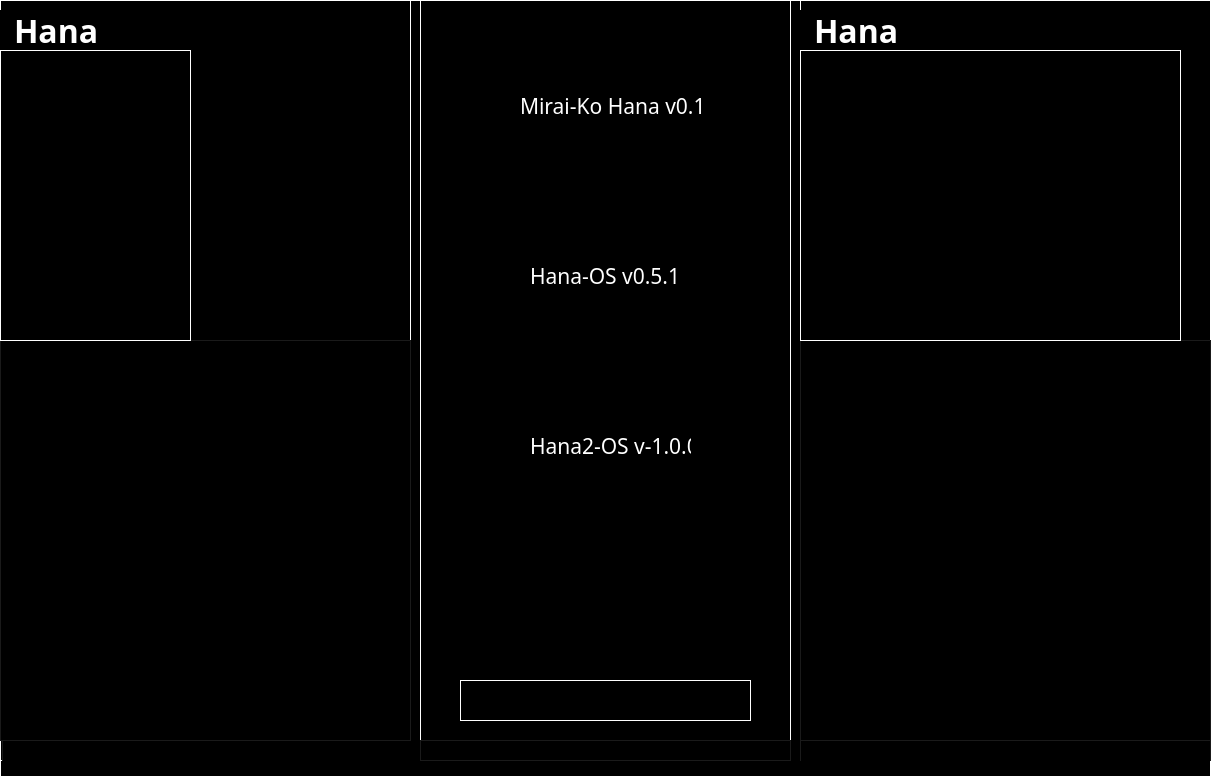
<?xml version="1.0" encoding="UTF-8"?>
<ui version="4.0">
 <class>MainWindow</class>
 <widget class="QMainWindow" name="MainWindow">
  <property name="geometry">
   <rect>
    <x>0</x>
    <y>0</y>
    <width>1211</width>
    <height>777</height>
   </rect>
  </property>
  <property name="windowTitle">
   <string>Mirai-Ko Hana</string>
  </property>
  <property name="autoFillBackground">
   <bool>false</bool>
  </property>
  <property name="styleSheet">
   <string notr="true">QMainWindow {
	color: rgb(255, 255, 255);
    background-color: #000000;
}

QWidget {
    background-color: #000000; 
    border: 1px solid #FFFFFF;

}

QLabel {
	color: #FFFFFF
}</string>
  </property>
  <widget class="QWidget" name="centralwidget">
   <widget class="QFrame" name="ControlCenter">
    <property name="geometry">
     <rect>
      <x>420</x>
      <y>0</y>
      <width>371</width>
      <height>761</height>
     </rect>
    </property>
    <property name="styleSheet">
     <string notr="true">QLabel {
    border: none;
    background: transparent;
}</string>
    </property>
    <property name="frameShape">
     <enum>QFrame::StyledPanel</enum>
    </property>
    <property name="frameShadow">
     <enum>QFrame::Raised</enum>
    </property>
    <widget class="QLabel" name="Logo">
     <property name="geometry">
      <rect>
       <x>50</x>
       <y>0</y>
       <width>261</width>
       <height>91</height>
      </rect>
     </property>
     <property name="whatsThis">
      <string notr="true"/>
     </property>
     <property name="text">
      <string/>
     </property>
     <property name="textFormat">
      <enum>Qt::PlainText</enum>
     </property>
     <property name="pixmap">
      <pixmap>assets/labels/logolabel.png</pixmap>
     </property>
    </widget>
    <widget class="QLabel" name="Ver">
     <property name="geometry">
      <rect>
       <x>100</x>
       <y>90</y>
       <width>181</width>
       <height>31</height>
      </rect>
     </property>
     <property name="baseSize">
      <size>
       <width>2</width>
       <height>2</height>
      </size>
     </property>
     <property name="font">
      <font>
       <family>Ebrima</family>
       <pointsize>16</pointsize>
      </font>
     </property>
     <property name="text">
      <string>Mirai-Ko Hana v0.1</string>
     </property>
    </widget>
    <widget class="QLabel" name="HLogo">
     <property name="geometry">
      <rect>
       <x>80</x>
       <y>130</y>
       <width>211</width>
       <height>131</height>
      </rect>
     </property>
     <property name="whatsThis">
      <string notr="true"/>
     </property>
     <property name="text">
      <string/>
     </property>
     <property name="textFormat">
      <enum>Qt::PlainText</enum>
     </property>
     <property name="pixmap">
      <pixmap>assets/labels/hana logo.png</pixmap>
     </property>
     <property name="scaledContents">
      <bool>true</bool>
     </property>
     <property name="wordWrap">
      <bool>true</bool>
     </property>
     <property name="openExternalLinks">
      <bool>false</bool>
     </property>
    </widget>
    <widget class="QLabel" name="HVer">
     <property name="geometry">
      <rect>
       <x>110</x>
       <y>260</y>
       <width>151</width>
       <height>31</height>
      </rect>
     </property>
     <property name="baseSize">
      <size>
       <width>2</width>
       <height>2</height>
      </size>
     </property>
     <property name="font">
      <font>
       <family>Ebrima</family>
       <pointsize>16</pointsize>
      </font>
     </property>
     <property name="text">
      <string>Hana-OS v0.5.1</string>
     </property>
    </widget>
    <widget class="QLabel" name="HVer_2">
     <property name="geometry">
      <rect>
       <x>80</x>
       <y>300</y>
       <width>211</width>
       <height>131</height>
      </rect>
     </property>
     <property name="whatsThis">
      <string notr="true"/>
     </property>
     <property name="lineWidth">
      <number>0</number>
     </property>
     <property name="text">
      <string/>
     </property>
     <property name="textFormat">
      <enum>Qt::PlainText</enum>
     </property>
     <property name="pixmap">
      <pixmap>assets/labels/hana2 logo.png</pixmap>
     </property>
     <property name="scaledContents">
      <bool>true</bool>
     </property>
     <property name="wordWrap">
      <bool>true</bool>
     </property>
     <property name="openExternalLinks">
      <bool>false</bool>
     </property>
    </widget>
    <widget class="QLabel" name="MVer">
     <property name="geometry">
      <rect>
       <x>110</x>
       <y>430</y>
       <width>161</width>
       <height>31</height>
      </rect>
     </property>
     <property name="baseSize">
      <size>
       <width>2</width>
       <height>2</height>
      </size>
     </property>
     <property name="font">
      <font>
       <family>Ebrima</family>
       <pointsize>16</pointsize>
      </font>
     </property>
     <property name="text">
      <string>Hana2-OS v-1.0.0</string>
     </property>
    </widget>
    <widget class="QLineEdit" name="GlobalChat">
     <property name="geometry">
      <rect>
       <x>0</x>
       <y>740</y>
       <width>371</width>
       <height>21</height>
      </rect>
     </property>
     <property name="styleSheet">
      <string notr="true">QLineEdit {
    background-color: #000000;
    border: 1px solid #1a1a1a;
    color: #ffffff;
    font-family: 'Consolas', 'Monospace';
    font-size: 10pt;
}</string>
     </property>
    </widget>
    <widget class="QPushButton" name="UploadBtn">
     <property name="geometry">
      <rect>
       <x>40</x>
       <y>680</y>
       <width>291</width>
       <height>41</height>
      </rect>
     </property>
     <property name="text">
      <string>Stage Image</string>
     </property>
    </widget>
    <widget class="QLabel" name="ImagePreview">
     <property name="geometry">
      <rect>
       <x>40</x>
       <y>500</y>
       <width>291</width>
       <height>151</height>
      </rect>
     </property>
     <property name="styleSheet">
      <string notr="true">QLabel
border-color: rgb(255, 255, 255);</string>
     </property>
     <property name="text">
      <string/>
     </property>
    </widget>
   </widget>
   <widget class="QFrame" name="Meibi">
    <property name="geometry">
     <rect>
      <x>800</x>
      <y>0</y>
      <width>411</width>
      <height>761</height>
     </rect>
    </property>
    <property name="styleSheet">
     <string notr="true"/>
    </property>
    <property name="frameShape">
     <enum>QFrame::StyledPanel</enum>
    </property>
    <property name="frameShadow">
     <enum>QFrame::Raised</enum>
    </property>
    <widget class="QLabel" name="Face_2">
     <property name="geometry">
      <rect>
       <x>0</x>
       <y>50</y>
       <width>381</width>
       <height>291</height>
      </rect>
     </property>
     <property name="text">
      <string/>
     </property>
     <property name="pixmap">
      <pixmap>assets/hana2_faces/5.png</pixmap>
     </property>
     <property name="scaledContents">
      <bool>true</bool>
     </property>
     <property name="wordWrap">
      <bool>false</bool>
     </property>
    </widget>
    <widget class="QLabel" name="Label_2">
     <property name="geometry">
      <rect>
       <x>0</x>
       <y>10</y>
       <width>111</width>
       <height>41</height>
      </rect>
     </property>
     <property name="font">
      <font>
       <family>Segoe Print</family>
       <pointsize>24</pointsize>
       <bold>true</bold>
      </font>
     </property>
     <property name="styleSheet">
      <string notr="true">QLabel {
    border: none;
    padding: 5px;
    background-color: #000000;
}</string>
     </property>
     <property name="frameShape">
      <enum>QFrame::NoFrame</enum>
     </property>
     <property name="lineWidth">
      <number>2</number>
     </property>
     <property name="midLineWidth">
      <number>1</number>
     </property>
     <property name="text">
      <string>Hana</string>
     </property>
    </widget>
    <widget class="QTextEdit" name="meibi_log">
     <property name="geometry">
      <rect>
       <x>0</x>
       <y>340</y>
       <width>411</width>
       <height>401</height>
      </rect>
     </property>
     <property name="styleSheet">
      <string notr="true">QTextEdit {
    background-color: #000000;
    border: 1px solid #1a1a1a;
    color: #ffffff;
    font-family: 'Consolas', 'Monospace';
    font-size: 10pt;
}</string>
     </property>
     <property name="readOnly">
      <bool>true</bool>
     </property>
     <property name="html">
      <string>&lt;!DOCTYPE HTML PUBLIC &quot;-//W3C//DTD HTML 4.0//EN&quot; &quot;http://www.w3.org/TR/REC-html40/strict.dtd&quot;&gt;
&lt;html&gt;&lt;head&gt;&lt;meta name=&quot;qrichtext&quot; content=&quot;1&quot; /&gt;&lt;meta charset=&quot;utf-8&quot; /&gt;&lt;style type=&quot;text/css&quot;&gt;
p, li { white-space: pre-wrap; }
hr { height: 1px; border-width: 0; }
li.unchecked::marker { content: &quot;\2610&quot;; }
li.checked::marker { content: &quot;\2612&quot;; }
&lt;/style&gt;&lt;/head&gt;&lt;body style=&quot; font-family:'Consolas','Monospace'; font-size:10pt; font-weight:400; font-style:normal;&quot;&gt;
&lt;p style=&quot;-qt-paragraph-type:empty; margin-top:0px; margin-bottom:0px; margin-left:0px; margin-right:0px; -qt-block-indent:0; text-indent:0px;&quot;&gt;&lt;br /&gt;&lt;/p&gt;&lt;/body&gt;&lt;/html&gt;</string>
     </property>
    </widget>
    <widget class="QLineEdit" name="MeibiChatInput">
     <property name="geometry">
      <rect>
       <x>0</x>
       <y>740</y>
       <width>411</width>
       <height>22</height>
      </rect>
     </property>
     <property name="styleSheet">
      <string notr="true">QLineEdit {
    background-color: #000000;
    border: 1px solid #1a1a1a;
    color: #ffffff;
    font-family: 'Consolas', 'Monospace';
    font-size: 10pt;
}</string>
     </property>
    </widget>
    <zorder>meibi_log</zorder>
    <zorder>Label_2</zorder>
    <zorder>Face_2</zorder>
    <zorder>MeibiChatInput</zorder>
   </widget>
   <widget class="QFrame" name="Hana">
    <property name="geometry">
     <rect>
      <x>0</x>
      <y>0</y>
      <width>411</width>
      <height>761</height>
     </rect>
    </property>
    <property name="styleSheet">
     <string notr="true"/>
    </property>
    <property name="frameShape">
     <enum>QFrame::StyledPanel</enum>
    </property>
    <property name="frameShadow">
     <enum>QFrame::Raised</enum>
    </property>
    <widget class="QLabel" name="Label">
     <property name="geometry">
      <rect>
       <x>0</x>
       <y>10</y>
       <width>191</width>
       <height>41</height>
      </rect>
     </property>
     <property name="font">
      <font>
       <family>Segoe Print</family>
       <pointsize>24</pointsize>
       <bold>true</bold>
      </font>
     </property>
     <property name="styleSheet">
      <string notr="true">QLabel {
    border: none;
    padding: 5px;
    background-color: #000000;
}</string>
     </property>
     <property name="frameShape">
      <enum>QFrame::NoFrame</enum>
     </property>
     <property name="lineWidth">
      <number>2</number>
     </property>
     <property name="midLineWidth">
      <number>1</number>
     </property>
     <property name="text">
      <string>Hana</string>
     </property>
    </widget>
    <widget class="QTextEdit" name="hana_log">
     <property name="geometry">
      <rect>
       <x>0</x>
       <y>340</y>
       <width>411</width>
       <height>401</height>
      </rect>
     </property>
     <property name="styleSheet">
      <string notr="true">QTextEdit {
    background-color: #000000;
    border: 1px solid #1a1a1a;
    color: #ffffff;
    font-family: 'Consolas', 'Monospace';
    font-size: 10pt;
}</string>
     </property>
     <property name="readOnly">
      <bool>true</bool>
     </property>
    </widget>
    <widget class="QLabel" name="Face">
     <property name="geometry">
      <rect>
       <x>0</x>
       <y>50</y>
       <width>191</width>
       <height>291</height>
      </rect>
     </property>
     <property name="text">
      <string/>
     </property>
     <property name="pixmap">
      <pixmap>assets/hana_faces/5.png</pixmap>
     </property>
     <property name="scaledContents">
      <bool>true</bool>
     </property>
     <property name="wordWrap">
      <bool>false</bool>
     </property>
    </widget>
    <widget class="QLineEdit" name="HanaChatInput">
     <property name="geometry">
      <rect>
       <x>2</x>
       <y>740</y>
       <width>411</width>
       <height>22</height>
      </rect>
     </property>
     <property name="styleSheet">
      <string notr="true">QLineEdit {
    background-color: #000000;
    border: 1px solid #1a1a1a;
    color: #ffffff;
    font-family: 'Consolas', 'Monospace';
    font-size: 10pt;
}</string>
     </property>
    </widget>
    <zorder>hana_log</zorder>
    <zorder>Label</zorder>
    <zorder>Face</zorder>
    <zorder>HanaChatInput</zorder>
   </widget>
  </widget>
 </widget>
 <resources/>
 <connections/>
</ui>
